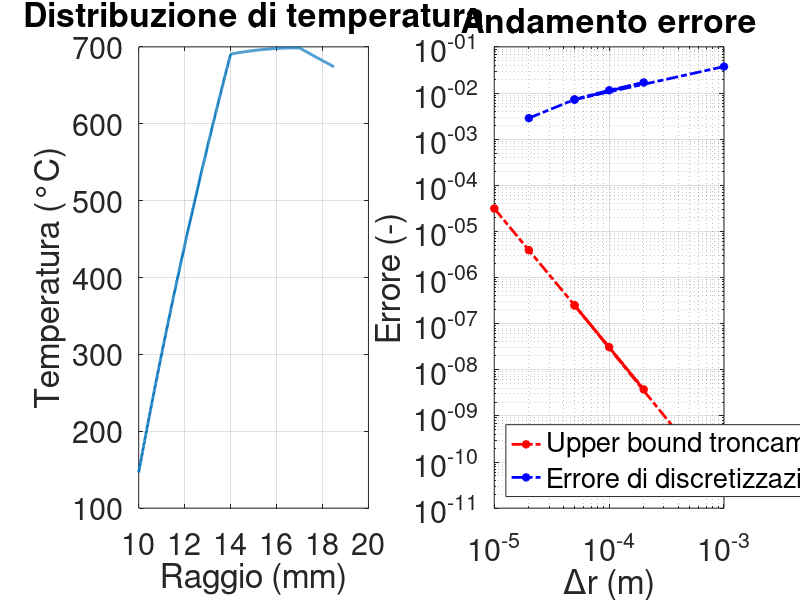

Source code (MATLAB):
clc; clear; close all;
%% dati
% dominio
% r -> hhint | 0 - ss - n1 - cu - n2 - is - end | hhext
% geometrici
r1 = 10e-3;
r2 = 14e-3;
r3 = 17e-3;
r4 = 18.5e-3;

LL = 1; % solo per i calcoli, si semplifica

surf1 = pi*r1^2;
surf2 = pi*r2^2;
surf3 = pi*r3^2;
surf4 = pi*r4^2;
surftot = surf4-surf1;

% fisici
TTint = 25;
hhint = 2e3;
TText = 15;
hhext = 5;

IInom = 16e3;

kkss = 1.5;
kkcu = 30;
kkis = .21;

roelss = 5e-6;
roelcu = 1.8e-8;
roelis = 1e-2;

RRss = roelss*LL/(surf2-surf1);
RRcu = roelcu*LL/(surf3-surf2);
RRis = roelis*LL/(surf4-surf3);

IIss = IInom*(RRcu*RRis)/(RRss*RRcu+RRcu*RRis+RRis*RRss);
IIcu = IInom*(RRss*RRis)/(RRss*RRcu+RRcu*RRis+RRis*RRss);
IIis = IInom*(RRss*RRcu)/(RRss*RRcu+RRcu*RRis+RRis*RRss);

drv = [1e-5 2e-5 5e-5 1e-4 2e-4 5e-5 1e-3];
err = zeros(size(drv));
errcond = zeros(size(drv));
for jjerr = 1:length(drv)
    %% griglia radiale
    dr = drv(jjerr);
    rr = (r1:dr:r4)';
    nn = length(rr);
    n1 = length(r1:dr:r2);
    n2 = length(r1:dr:r3);

    % variabili in funzione del raggio
    kk = kkss*(rr<=r2) + kkcu*(rr>r2 & rr<=r3) + kkis*(rr>r3 & rr<=r4);

    surfi = (surf2-surf1)*(rr<=r2) + (surf3-surf2)*(rr>r2 & rr<=r3) + (surf4-surf3)*(rr>r3 & rr<=r4);
    roel = roelss*(rr<=r2) + roelcu*(rr>r2 & rr<=r3) + roelis*(rr>r3 & rr<=r4);
    II = IIss*(rr<=r2) + IIcu*(rr>r2 & rr<=r3) + IIis*(rr>r3 & rr<=r4);

    qqq = II.^2.*roel./surfi.^2;

    %% sistema
    diag_s = .5+rr/dr;
    diag_p = -2*rr/dr;
    diag_i = -.5+rr/dr;
    AA = spdiags([[diag_i(2:end);0] diag_p [0;diag_s(1:end-1)]],-1:1,nn,nn);
    bb = -qqq./kk*dr.*rr;

    % --- condizioni al contorno ---
    % robin interno
    AA(1,1) = -1-hhint/kkss*dr;
    AA(1,2) = 1;
    bb(1) = -hhint/kkss*TTint*dr;

    % contatto ss - cu
    AA(n1,n1-1) = -1;
    AA(n1,n1) = 1+kkcu/kkss;
    AA(n1,n1+1) = -kkcu/kkss;
    bb(n1) = 0;

    % contatto cu - is
    AA(n2,n2-1) = -1;
    AA(n2,n2) = 1+kkis/kkcu;
    AA(n2,n2+1) = -kkis/kkcu;
    bb(n2) = 0;

    % robin esterno
    AA(end,end-1) = 1;
    AA(end,end) = -1-hhext/kkis*dr;
    bb(end) = -hhext*TText/kkis*dr;

    % --- risolvo il sistema ---
    TT = AA\bb;
    
    %% valuto errori
    errcond(jjerr) = condest(AA)/(1-eps*condest(AA))*2*eps;
    if jjerr == 1
        TTref = TT;
        drref = dr;
        rrref = rr;
    else
        err(jjerr) = norm(TTref(1:round(dr/drref):end)-TT)/norm(TTref-TText);
    end
end

%% post production
figure('position', [100 100 1200 700])

subplot(1,2,1)
plot(rrref*1e3,TTref,'linewidth',2)
grid on
box on
title('Distribuzione di temperatura')
xlabel('Raggio (mm)')
ylabel('Temperatura (°C)')
set(gca,'fontsize',22)

subplot(1,2,2)
loglog(drv,errcond,'r-.*','linewidth',2)
hold on
loglog(drv,err,'b-.*','linewidth',2)
legend('Upper bound troncamento','Errore di discretizzazione','location','southwest')
grid on
box on
title('Andamento errore')
xlabel('\Deltar (m)')
ylabel('Errore (-)')
set(gca,'fontsize',22)